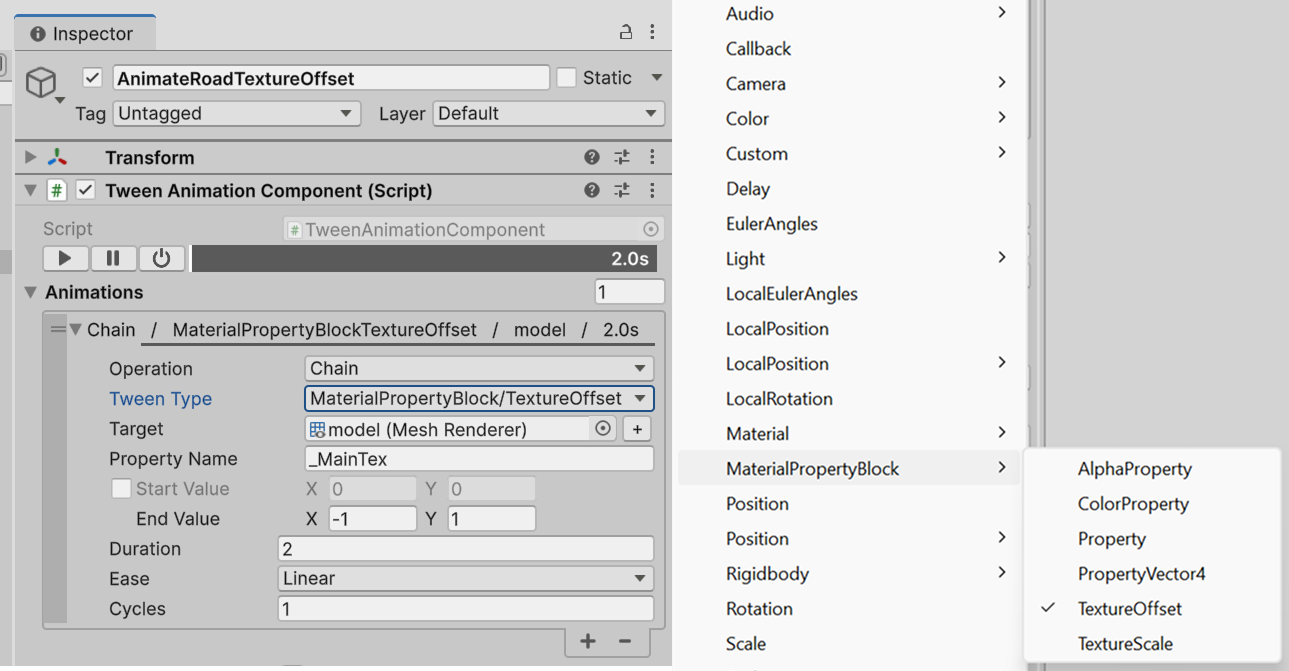
#> input picture Packages/com.kyrylokuzyk.primetween/Documentation/material_prop_block.png, 1289 x 671 px
$ python RemoveWhiteBg.py ../Packages/com.kyrylokuzyk.primetween/Documentation/material_prop_block.png
#> lines starting #> are read from the running program, lines starting #| are printed output that depends on the picture
# RemoveWhiteBg.py — flood-fills the white/near-white background of icon art from the
# image borders inward and replaces it with transparency, keeping enclosed white gaps.
# Usage: py -3 RemoveWhiteBg.py <file1> [file2 ...]
import sys
from PIL import Image, ImageDraw

def process(path, thresh=44):
#> called with thresh = 44
    im = Image.open(path).convert("RGBA")
#> im is the input picture: PIL image 1289x671 RGBA; mean R, G, B, A 213.6, 213.8, 213.9, 255
    w, h = im.size
#> w = 1289; h = 671
    px = im.load()
    # Seed points: dense scan along all four borders, only where the pixel is near-white.
    seeds = []
    def near_white(p):
        return p[0] >= 255 - thresh and p[1] >= 255 - thresh and p[2] >= 255 - thresh
    for x in range(0, w, 6):
        for y in (0, 1, h - 2, h - 1):
            if near_white(px[x, y]): seeds.append((x, y))
    for y in range(0, h, 6):
        for x in (0, 1, w - 2, w - 1):
            if near_white(px[x, y]): seeds.append((x, y))
    for s in seeds:
        ImageDraw.floodfill(im, s, (0, 0, 0, 0), thresh=thresh)
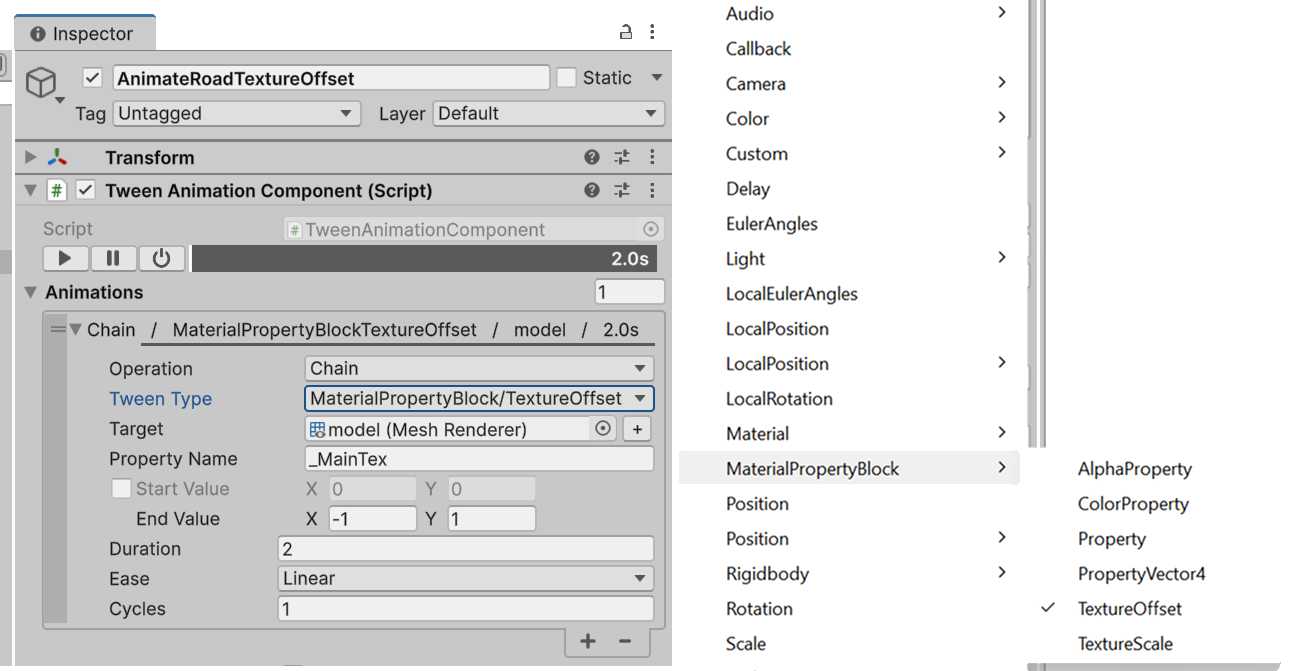
#> im: PIL image 1289x671 RGBA; mean R, G, B, A 102.5, 102.6, 102.8, 135.1; transparent parts drawn white
    im.save(path)
    print(f"bg removed: {path} ({w}x{h}, {len(seeds)} seeds)")
#| bg removed: ../Packages/com.kyrylokuzyk.primetween/Documentation/material_prop_block.png (1289x671, 948 seeds)

if __name__ == "__main__":
    for p in sys.argv[1:]:
        try:
            process(p)
        except Exception as e:
            print(f"FAILED {p}: {e}")

$ run again, on Packages/com.kyrylokuzyk.primetween/Documentation/tween_animation_component.png
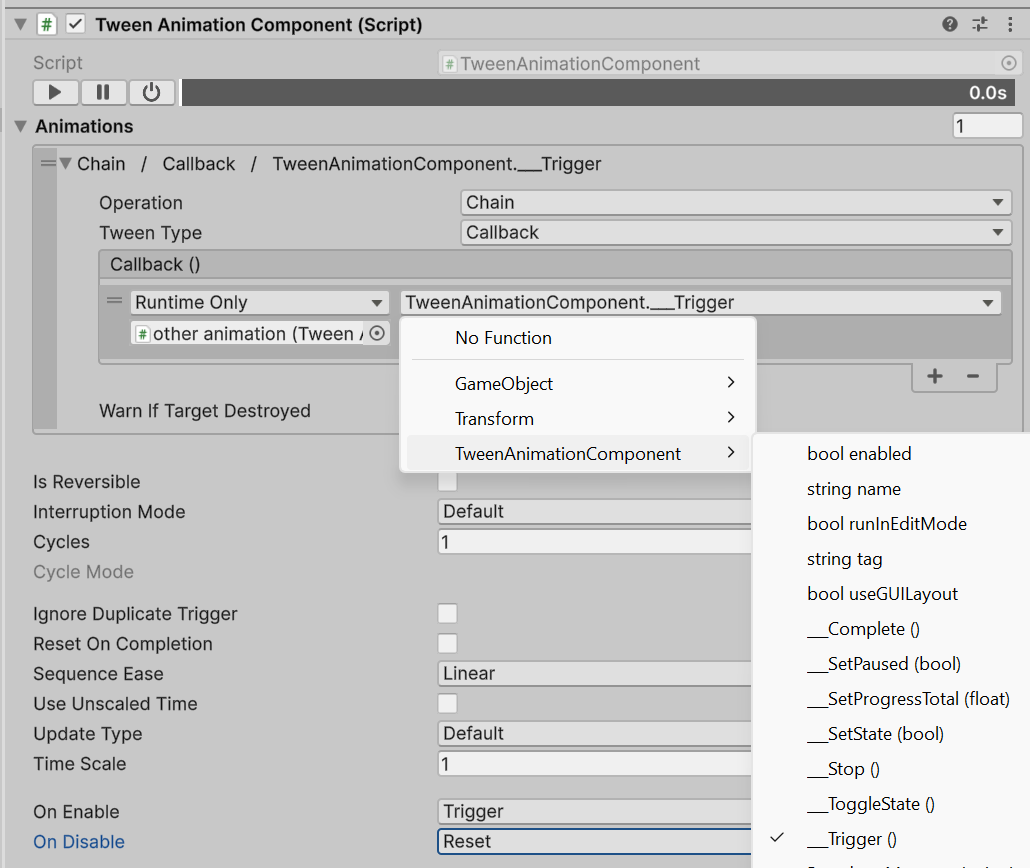
#> input picture Packages/com.kyrylokuzyk.primetween/Documentation/tween_animation_component.png, 1030 x 868 px
#> in process, im is the input picture: PIL image 1030x868 RGBA; mean R, G, B, A 202.3, 202.4, 202.5, 255
#> after the loop in process, `for s in seeds:`:
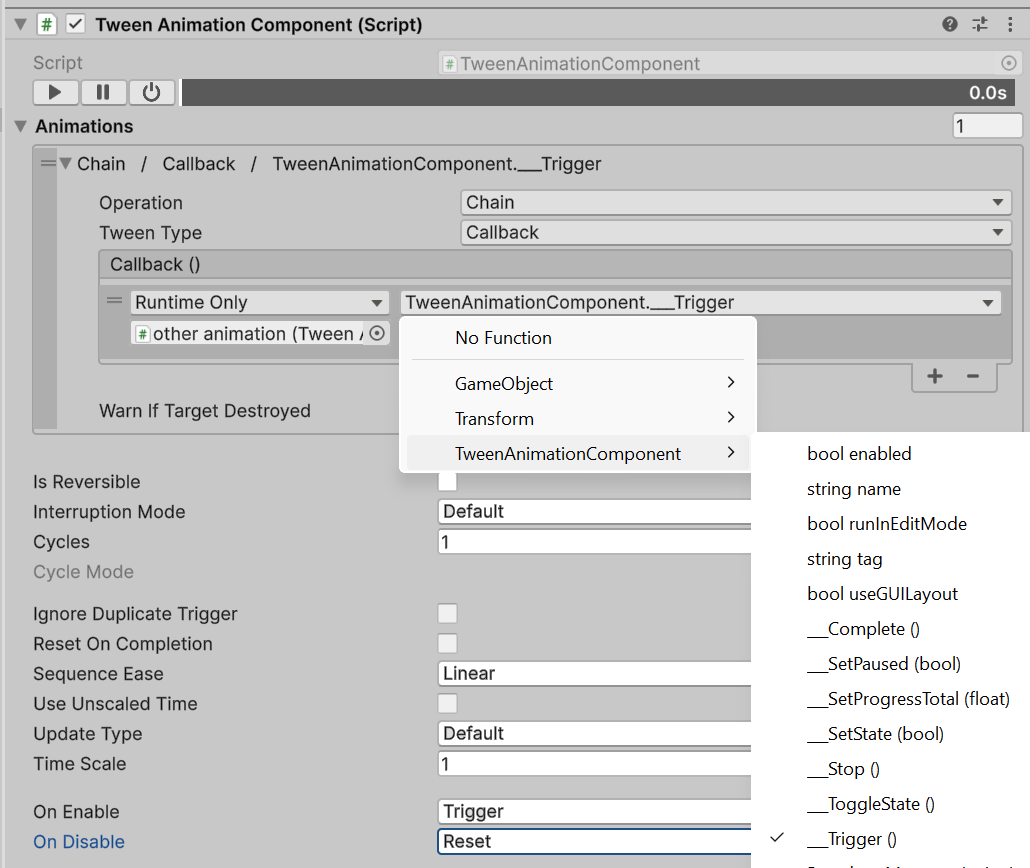
#> im: PIL image 1030x868 RGBA; mean R, G, B, A 158.2, 158.3, 158.4, 208.6; transparent parts drawn white
#| bg removed: ../Packages/com.kyrylokuzyk.primetween/Documentation/tween_animation_component.png (1030x868, 234 seeds)
